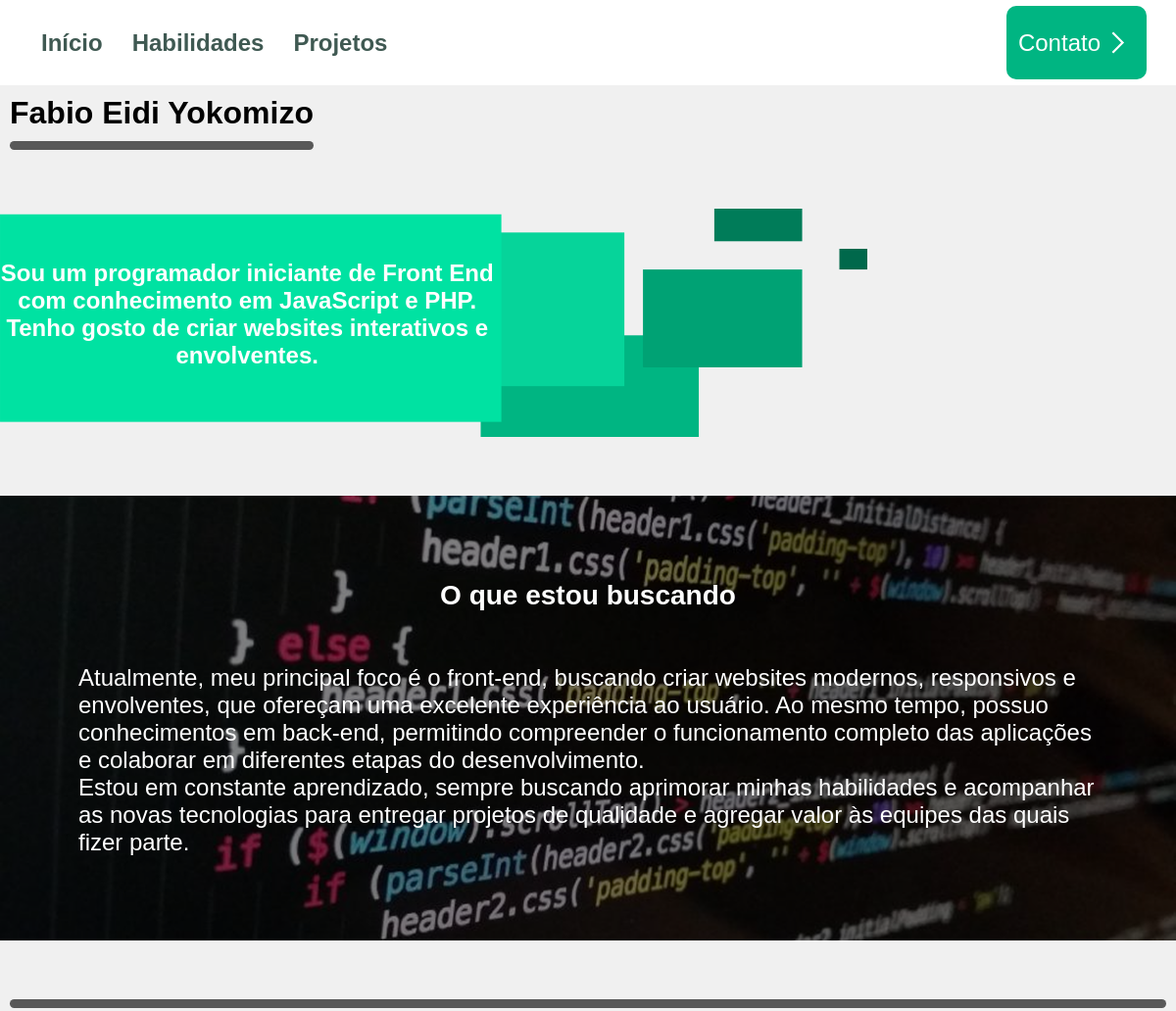
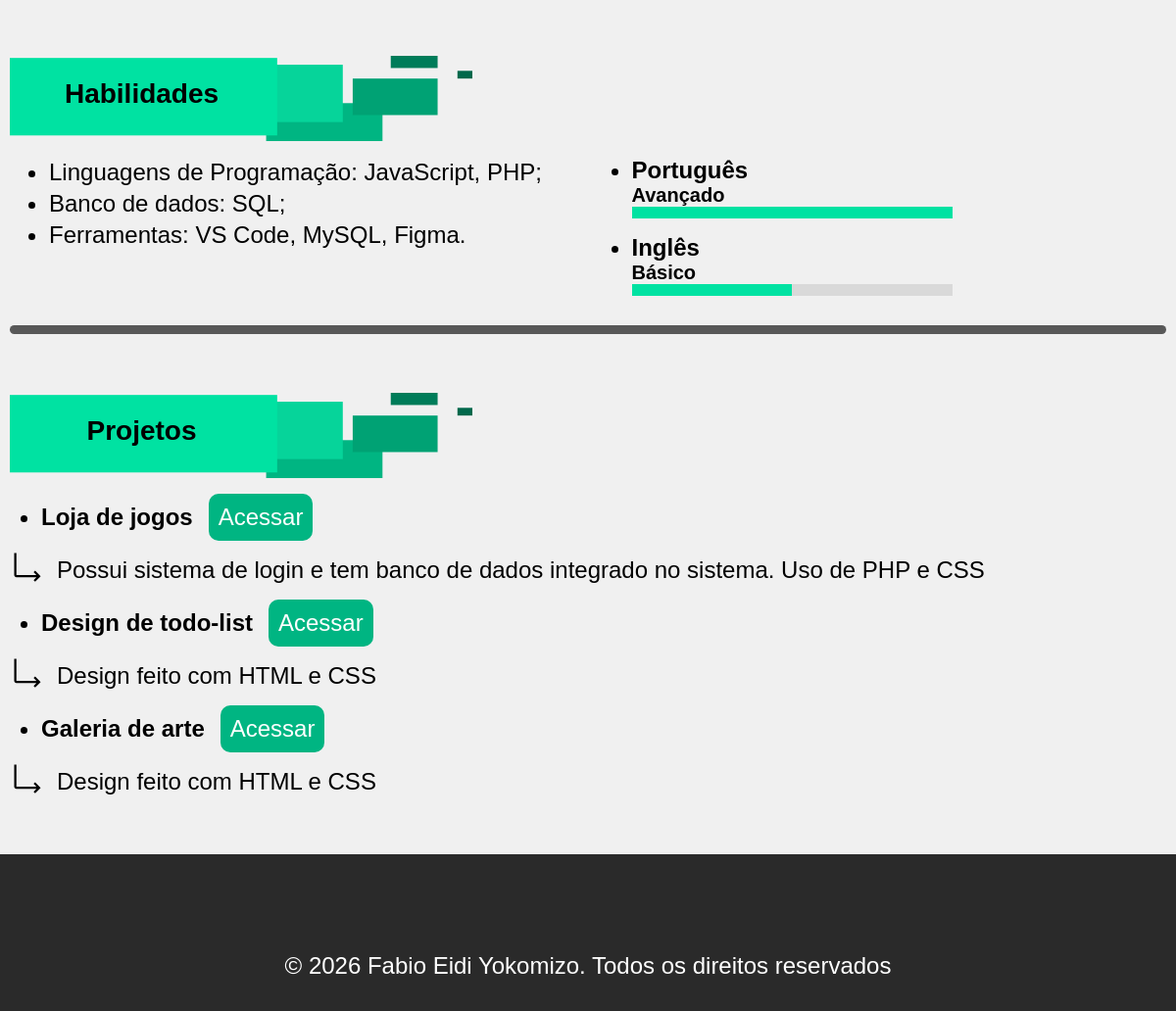
Page /Portfolio/index.php on the committed database (2 pictures, top to bottom).
### tables this page shows
CREATE TABLE `projetos` (
  `id` int(4) NOT NULL,
  `nome` varchar(50) NOT NULL,
  `link` varchar(300) NOT NULL,
  `descricao` varchar(400) NOT NULL
);

### Portfolio/database.php (called while the page is built, shortened)
<?php
function buscarDadosDeProjetos($conn) {
    $sql = "SELECT * FROM projetos";
    $result = $conn->query($sql);
    return $result;
}

### Portfolio/index.php (the view, shortened to what this page needs)
<!DOCTYPE html>
<html lang="pt-br">
<head>
    <link rel="stylesheet" href="./style/css.css">
</head>
<body>
    <header>
        <ul class="nav_container">
            <li><a href="#top">Início</a></li>
            <li><a href="#hab">Habilidades</a></li>
            <li><a href="#proj">Projetos</a></li>
        </ul>
        <ul class="other_container">
            <li><button id="openModal">Contato<img src="./img/contact.svg" alt="seta"></button></li>
        </ul>
    </header>
    <main>
        <div class="name_container">
            <h1>Fabio Eidi Yokomizo</h1>
            <div class="bar"></div>
        </div>
        <div class="intro_container">
            <p>Sou um programador iniciante de Front End com conhecimento em JavaScript e PHP. Tenho gosto de criar websites interativos e envolventes.</p>
        </div>
        <div class="text_container">
            <h2>O que estou buscando</h2>
            <p>  Atualmente, meu principal foco é o front-end, buscando criar websites modernos, responsivos e envolventes, que ofereçam uma excelente experiência ao usuário. Ao mesmo tempo, possuo conhecimentos em back-end, permitindo compreender o funcionamento completo das aplicações e colaborar em diferentes etapas do desenvolvimento.<br>  Estou em constante aprendizado, sempre buscando aprimorar minhas habilidades e acompanhar as novas tecnologias para entregar projetos de qualidade e agregar valor às equipes das quais fizer parte.</p>
        </div>
        <div class="bar"></div>
        <div class="title_container">
            <h2 id="hab">Habilidades</h2>
        </div>
        <div class="habText_container">
            <ul class="hab_column">
                <li>Linguagens de Programação: JavaScript, PHP;</li>
                <li>Banco de dados: SQL;</li>
                <li>Ferramentas: VS Code, MySQL, Figma.</li>
            </ul>
             <ul class="habLang_column">
                <li>Português</li>
                <p>Avançado</p>
                <div class="port_bar"></div>
                <li>Inglês</li>
                <p>Básico</p>
                <div class="complete_bar">
                    <div class="half_bar"></div>
                </div>
             </ul>
        </div>
        <div class="bar"></div>
        <div class="title_container">
            <h2 id="proj">Projetos</h2>
        </div>
        <div class="project_container">
        <?php
        include "database.php";
        $conn = conectarBancoDeDados();
        $result = buscarDadosDeProjetos($conn);
        if($result->num_rows > 0):
            while($projeto = $result->fetch_assoc()):
            ?>
            <ul>
                <li><?php echo htmlspecialchars($projeto['nome']); ?></li>
                <a class="access_button" href="<?php echo htmlspecialchars($projeto['link']); ?> " target="_blank">Acessar</a>
            </ul>
            <div class="desc_container">
                <img src="./img/seta.svg" alt="seta">
                <p><?php echo htmlspecialchars($projeto['descricao']); ?></p>
            </div>
        <?php
            endwhile;
        else:
        ?>
        <tr>
            <td colspan="6">Nenhum dado foi encontrado</td>
        </tr>
        <?php
            endif;
        ?>
        </div>
    </main>
    <footer>
        <p class="copyright">© 2026 Fabio Eidi Yokomizo. Todos os direitos reservados</p>
    </footer>
</body>
</html>

### Portfolio/style/css.css (style rules this page uses)
* { font-family: sans-serif; margin: 0; scroll-behavior: smooth; }
* p, li, button { font-size: 1.5rem; }
body { background-color: #F0F0F0; }
header { display: flex; position: sticky; width:100%; top: 0; padding: 6px 0; justify-content: space-between; background-color: #ffffff; }
header * { display: flex; align-items: center; padding: 0; }
.nav_container { gap: 6px; padding-left: 30px; }
.nav_container a { padding: 22px 12px; text-decoration: none; color: #3F5952; font-weight: bold; transition: all 0.3s ease; }
#hab, #proj { scroll-margin-top: 160px; }
.other_container { gap: 30px; padding-right: 30px; }
.other_container button { padding: 20px 12px; align-items: center; text-decoration: none; border: none; border-radius: 10px; background-color: #00B582; color: #ffffff; transition: background-color 0.3s ease; }
main { margin: 0 10px; }
.name_container { width: max-content; }
h1 { width: max-content; margin: 10px 0; }
.bar { display:grid; grid-template-columns: auto 1fr; height: 9px; background-color:#585858; border-radius: 10px; }
.intro_container { display: flex; width: 75%; height: auto; margin: 60px 0; margin-left: -10px; background-image:url('../img/introducao.svg'); background-repeat: no-repeat; background-position:left top; background-size: 100% auto; aspect-ratio: 1106 / 291; }
.intro_container p { width: 57%; padding-bottom: 2%; background-color:transparent; text-align: center; align-self: center; font-weight: bold; color: white; }
.title_container { display:flex; width: 40%; max-width: 550px; background-image: url('../img/subtHabilidades.svg'); background-size: 100% auto; background-repeat: no-repeat; background-position: left top; aspect-ratio: 550/101; margin-top: 60px; }
.text_container { display: flex; flex-direction: column; background-image: linear-gradient(rgba(0, 0, 0, 0.5), rgba(0, 0, 0, 0.5)), url(../img/textbg.png); background-size: cover; background-position: center; aspect-ratio: 1920/727; margin: 0 -10px 60px -10px; justify-content: center; align-items: center; }
.text_container h2 { padding-top: 30px; color: #ffffff; }
.text_container p { padding: 30px 80px; color: #ffffff; }
h2 { width: 57%; padding-bottom: 2%; background-color: transparent; text-align: center; align-self: center; font-size: 1.75rem; }
.habText_container { display: flex; flex-direction: row; width: 100%; margin: 16px 0 30px 0; }
.hab_column { width: 50%; line-height: 32px; font-size: 1.5rem; padding-left: 40px; }
.habLang_column { width: 50%; font-size: 1.5rem; font-weight: bold; padding-left: 49px; }
.habLang_column p { font-size: 1.25rem; }
.port_bar { width: 100%; max-width: 60%; height: 12px; margin-bottom: 16px; background-color: #00E2A2; }
.complete_bar { position: relative; z-index: 1; width: 100%; max-width: 60%; height: 12px; background-color: #D9D9D9; }
.half_bar { position: absolute; width: 100%; max-width: 50%; height: 12px; background-color: #00E2A2; }
.project_container ul { display: flex; align-items: center; margin: 16px 0 8px 0; padding-left: 32px; gap: 16px; }
.project_container li, .project_container p { overflow-wrap: break-word }
.project_container li { font-weight: bold; }
.project_container p { align-self: flex-end; }
.access_button { padding: 10px; border-radius: 10px; text-decoration: none; font-size: 1.5rem; background-color: #00B582; color: white; transition: background-color 0.3s ease-out; }
.desc_container { display: flex; align-items: start; gap: 12px; }
footer { display: flex; justify-content: center; align-items: end; width: 100%; height: 160px; margin-top: 60px; background-color: #2A2A2A; }
.copyright { display: flex; color: white; background-color: transparent; margin-bottom: 32px; }

### rows in the picture
projetos: nome "Loja de jogos", descricao "Possui sistema de login e tem banco de dados integrado no sistema. Uso de PHP e CSS"
projetos: nome "Design de todo-list", descricao "Design feito com HTML e CSS"
projetos: nome "Galeria de arte", descricao "Design feito com HTML e CSS"
